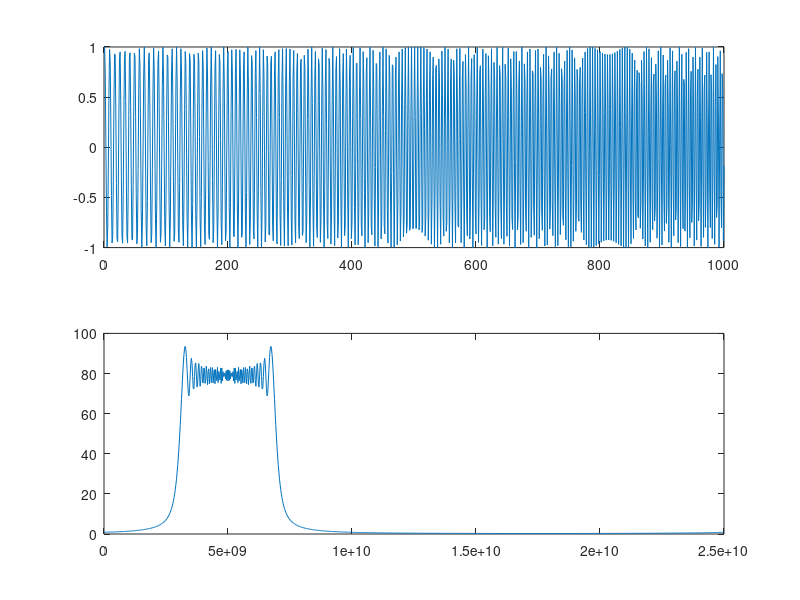
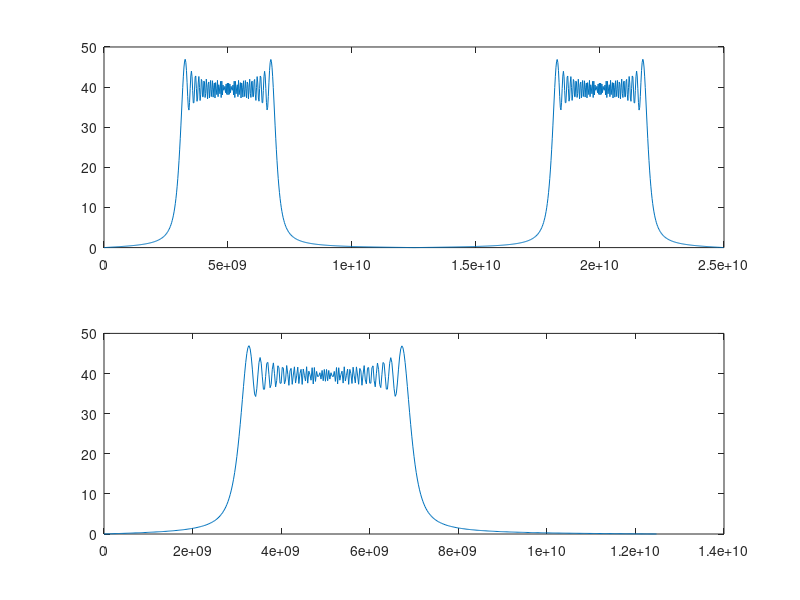

Source code (MATLAB) for these figures, in order: (Note: this script raises an error after producing the figures.)
%% Initial and introduction of the process
% Radar3D.m
% Created by Group 6 on 5/8/19.
close all; clear ; clc;

%% Radar Parameter
C=3.0e8;  %光速(m/s)
RF=200e9;  %雷达射频 1.57GHz

PulseNum=16;   %回波脉冲数
BandWidth=4.0e9;  %发射信号带宽 带宽B=1/τ，τ是脉冲宽度
TimeWidth=4.0e-8; %发射信号时宽
PRT=8e-7;   % 雷达发射脉冲重复周期(s),240us对应1/2*240*300=36000米最大无模糊距离
PRF=1/PRT;
Fs=2.5e10;  %采样频率
NoisePower=-20;%(dB);%噪声功率（目标为0dB）
Fc = 30e9;
Lambda=C/Fc;    %雷达工作波长

%% 目标参数
Target = load ('Information.txt');
SigPower = Target(:,1)'; %目标功率,无量纲 [5,1,100,10.250000000000000]
TargetDistance = Target(:,2)'; %目标距离,单位m  距离参数为[3000 8025 15800 8025]
TargetVelocity = Target(:,3)'; %目标径向速度 单位m/s  速度参数为[50 0 10000 100]
TargetAngle = round(Target(:,4))'; %目标角度 单位度 角度参数 [30 60 90 120]
TargetWaveNum = length(SigPower);
DelayNum = fix(Fs*2*TargetDistance/C);% 把目标距离换算成采样点（距离门） fix函数向0靠拢取整
TargetFd = 2*TargetVelocity/Lambda;%计算目标多卜勒频移2v/λ


%% 信号参数-产生线性调频信号

WaveNum=fix(Fs*TimeWidth);%回波的采样点数=脉压系数长度=暂态点数目+1
if mod(WaveNum,2)~=0
    WaveNum=WaveNum+1;
end   %把WaveNum变为偶数

Chirp = zeros(1,WaveNum);
RealChirp = zeros(1,WaveNum);
for i=-fix(WaveNum/2):fix(WaveNum/2)-1
    Ft = Fc*i/Fs+(1/2)*(BandWidth/TimeWidth)*(i/Fs)^2; %线性调频波指数幂
    Chirp(i+fix(WaveNum/2)+1)=exp(1i*2*pi*Ft); %exp(j*fi)*，产生复数矩阵Chirp
    RealChirp(i+fix(WaveNum/2)+1) =cos(2*pi*Ft);
end

figure(1);
subplot(2,1,1),plot(RealChirp);
subplot(2,1,2);
plot((0:Fs/WaveNum:Fs-Fs/WaveNum),abs(fft(Chirp)));
figure(2);
subplot(2,1,1);
fftR = fft(RealChirp);
subplot(2,1,1);
plot((0:Fs/WaveNum:Fs-Fs/WaveNum),abs(fftR));
subplot(2,1,2);
plot((0:Fs/WaveNum:Fs/2-Fs/WaveNum),abs(fftR(1:WaveNum/2)));

coeff=conj(fliplr(Chirp)); %把Chirp矩阵翻转取共轭，产生脉压系数
% 简单解释一下就是这里取的是 h(t) = x(^*)(t_0-t) 中 t_0 = 0 的情景

%% 码内正交解调  
LocalIQNum = 0:fix(WaveNum)-1;
M = 131126;     %131126点fft
local_oscillator_i=cos(LocalIQNum*Fc/Fs*2*pi);%i路本振信号
local_oscillator_q=sin(LocalIQNum*Fc/Fs*2*pi);%q路本振信号
fbb_i=local_oscillator_i.*RealChirp;%i路解调   先进行一个码元的求解脉冲压缩系数
fbb_q=local_oscillator_q.*RealChirp;%q路解调
window=chebwin(51,40); %切比雪夫窗函数
[b,a]=fir1(50,2*BandWidth/Fs,window); %b a 分别是经滤波器定义的分子分母系数向量
fbb_i=[fbb_i,zeros(1,25)];  %因为该FIR滤波器又25个采样周期的延迟，为了保证所有的有效信息全部通过滤波器，因此在信号后面扩展了25个0
fbb_q=[fbb_q,zeros(1,25)];
fbb_i=filter(b,a,fbb_i);   %I 路 Q路信号经过低通滤波器
fbb_q=filter(b,a,fbb_q);
fbb_i=fbb_i(26:end);%截取有效信息
fbb_q=fbb_q(26:end);%截取有效信息  
fbb=fbb_i+1i*fbb_q;
fbb_fft_result = fft(fbb);

figure(3);subplot(2,1,1),plot(fbb_i);
xlabel('t(单位：秒)');title('雷达发射信号码内解调后I路信号');
subplot(2,1,2),plot(fbb_q);
xlabel('t(单位：秒)');title('雷达发射信号码内解调后Q路信号');
figure(4)
plot((0:Fs/WaveNum:Fs/2-Fs/WaveNum),abs(fbb_fft_result(1:WaveNum/2)));
xlabel('频率f(单位 Hz)');title('雷达发射信号码内解调信号的频谱');


%% 相关参数计算
totalAngle = 120;
startAngle = 30;
deltaAngle = 3;

AngleNum = totalAngle/deltaAngle;
Sector = startAngle + deltaAngle*(1:AngleNum);

SampleNum=fix(Fs*PRT);%计算一个脉冲周期的采样点数；
AngleCirNum = SampleNum*AngleNum; 
%先完成一个角度的一整个线性调频，再依次完成剩余39个角度，最后循环16次脉冲；
TotalNum=SampleNum*PulseNum*AngleNum;%总的采样点数；
BlindNum=fix(Fs*TimeWidth);%计算一个脉冲周期的盲区-遮挡样点数；

%% 产生目标回波串
SignalAll=zeros(1,TotalNum);%所有脉冲的信号,先填0
for ang = 1:AngleNum
    detect = find (TargetAngle == Sector(ang));
    if ~isempty(detect)
        for k = detect % 依次产生各个目标
            fi=2*pi/10 * fix(10*rand);
            SignalTemp=zeros(1,SampleNum);% 一个PRT
            SignalTemp(DelayNum(k)+1:DelayNum(k)+WaveNum)=...
                sqrt(SigPower(k))*exp(1i*fi)*Chirp;
            %一个脉冲的1个目标（未加多普勒速度）(DelayNum(k)+1):(DelayNum(k)+WaveNum)
            Signal = zeros(1,TotalNum);
            SignalAng = zeros(1,AngleCirNum);
            SignalAng((ang-1)*SampleNum+1:ang*SampleNum)=SignalTemp;
            for i=1:PulseNum % 16个回波脉冲
                Signal((i-1)*AngleCirNum+1:i*AngleCirNum)=SignalAng;
                %每个目标把16个SignalTemp排在一起
            end
            FreqMove=exp(1i*2*pi*TargetFd(k)*(0:TotalNum-1)/Fs);
            %目标的多普勒速度*时间=目标的多普勒相移
            Signal=Signal.*FreqMove;%加上多普勒速度后的16个脉冲1个目标
            SignalAll=SignalAll+Signal;%加上多普勒速度后的16个脉冲4个目标
        end
    end
end

figure(5);
subplot(2,1,1);plot(real(SignalAll),'r-');title('目标信号的实部');...
grid on;zoom on;
subplot(2,1,2);plot(imag(SignalAll));title('目标信号的虚部');grid on;zoom on;


%% 总的回波信号
% 产生系统噪声信号
SystemNoise = normrnd(0,10^(NoisePower/10),1,TotalNum)...
    +1i*normrnd(0,10^(NoisePower/10),1,TotalNum);
%均值为0，标准差为10^(NoisePower/10)的噪声

%闭锁期无回波
EchoAll=SignalAll+SystemNoise;% +SeaClutter+TerraClutter，加噪声之后的回波
for i=1:PulseNum*AngleNum   %在接收机闭锁期,接收的回波为0
    EchoAll((i-1)*SampleNum+1:(i-1)*SampleNum+WaveNum)=0; %发射时接收为0
end
figure(6);%加噪声之后的总回波信号
subplot(2,1,1);plot(real(EchoAll),'r-');title('总回波信号的实部,闭锁期为0');
subplot(2,1,2);plot(imag(EchoAll));title('总回波信号的虚部,闭锁期为0');

%% 实信号回波生成
RealSignalAll=zeros(1,TotalNum);%所有脉冲的信号,先填0
for ang = 1:AngleNum
    detect = find (TargetAngle == Sector(ang));
    if ~isempty(detect)
        for k = detect % 依次产生各个目标
            fi=2*pi/10 * fix(10*rand);
            RealSignalTemp=zeros(1,SampleNum);% 一个PRT
            RealSignalTemp(DelayNum(k)+1:DelayNum(k)+WaveNum)=...
                sqrt(SigPower(k))*cos(fi)*RealChirp;
            %一个脉冲的1个目标（未加多普勒速度）(DelayNum(k)+1):(DelayNum(k)+WaveNum)
            RealSignal = zeros(1,TotalNum);
            RealSignalAng = zeros(1,AngleCirNum);
            RealSignalAng((ang-1)*SampleNum+1:ang*SampleNum)=RealSignalTemp;
            for i=1:PulseNum % 16个回波脉冲
                RealSignal((i-1)*AngleCirNum+1:i*AngleCirNum)=RealSignalAng;
                %每个目标把16个RealSignalTemp排在一起
            end
            RealFreqMove=cos(2*pi*TargetFd(k)*(0:TotalNum-1)/Fs);
            %目标的多普勒速度*时间=目标的多普勒相移
            RealSignal=RealSignal.*RealFreqMove;%加上多普勒速度后的16个脉冲1个目标
            RealSignalAll=RealSignalAll+RealSignal;%加上多普勒速度后的16个脉冲4个目标
        end
    end
end

figure(7);plot(RealSignalAll,'r-');title('实信号回波');...
grid on;zoom on;

% 产生系统噪声信号
RealSystemNoise = normrnd(0,10^(NoisePower/10),1,TotalNum);
%均值为0，标准差为10^(NoisePower/10)的噪声

%闭锁期无回波
RealEchoAll=RealSignalAll+RealSystemNoise;% +SeaClutter+TerraClutter，加噪声之后的回波
for i=1:PulseNum*AngleNum   %在接收机闭锁期,接收的回波为0
    RealEchoAll((i-1)*SampleNum+1:(i-1)*SampleNum+WaveNum)=0; %发射时接收为0
end
figure(8);%加噪声之后的总回波信号
plot(RealEchoAll,'r-');title('带杂波的实信号回波,闭锁期为0');

%% 回波信号整形
Folder = {'时域脉压','时频域脉压对比','频域脉压幅度','MTI','MTD','cfar'};
for i = 1:length(Folder)
    if exist(char(Folder(i)),'dir')
        rmdir(char(Folder(i)),'s')
    end
    mkdir(char(Folder(i)))
end

EchoRoute = reshape(RealEchoAll, [SampleNum,AngleNum,PulseNum]);
for argerich = 10:10:40%1 : AngleNum
    Echo = reshape(EchoRoute(:,argerich,:),1,[]);
    hugo = figure('visible','off');
    subplot(3,1,1)
    plot(real(Echo),'r-');title('总回波信号的实部,闭锁期为0');
    %% 实信号接收调制

    EchoNum=SampleNum*PulseNum;
    n=0:EchoNum-1;
    receiver_oscillator_i=cos(n*Fc/Fs*pi);%I路本振信号
    receiver_oscillator_q=cos(n*Fc/Fs*pi);%Q路本振信号
    s_echo_i=receiver_oscillator_i.* Echo;%I路解调
    s_echo_q=receiver_oscillator_q.* Echo;%Q路解调
    receiverwindow=chebwin(51,40);%这是采50阶cheby窗的FIR低通滤波器
    [Rb,Ra]=fir1(50,2*BandWidth/Fs,receiverwindow);
    s_echo_i=[s_echo_i,zeros(1,25)];
    s_echo_q=[s_echo_q,zeros(1,25)];
    s_echo_i=filter(Rb,Ra,s_echo_i);
    s_echo_q=filter(Rb,Ra,s_echo_q);
    s_echo_i=s_echo_i(26:end);%截取有效信息
    s_echo_q=s_echo_q(26:end);%截取有效信息
    s_echo_mf=s_echo_i+1i*s_echo_q;
    figure(9)
    subplot(2,1,1),plot((0:1/Fs:PulseNum*PRT-1/Fs),s_echo_i);
    xlabel('t(unit:s)'); title('雷达回波信号解调后的I路信号');

    subplot(2,1,2),plot((0:1/Fs:PulseNum*PRT-1/Fs),s_echo_q);
    xlabel('t(unit:s)'); title('雷达回波信号解调后的q路信号');

%     %% 时域脉压
%     pc_time0=conv(Echo,coeff);%pc_time0为Echo和coeff的卷积
%     pc_time1=pc_time0(WaveNum:length(Echo)+WaveNum-1);%去掉暂态点 WaveNum-1个
%     %figure(4);%时域脉压结果的幅度
%     subplot(3,1,2);plot(abs(pc_time0),'r-');title('时域脉压结果的幅度,有暂态点');
%     %pc_time0的模的曲线
%     subplot(3,1,3);plot(abs(pc_time1));title('时域脉压结果的幅度,无暂态点');
%     %pc_time1的模的曲线
%     filename=['时域脉压/扫描' num2str(Sector(argerich)) '度.png'];
%     saveas(hugo,filename)
%     close(gcf)
%     
%     %% 频域脉压
%     Echo_fft=fft(Echo,524288);
%     %理应进行length(Echo)+WaveNum-1点FFT,但为了提高运算速度,进行了8192点的FFT
%     coeff_fft=fft(coeff,524288);
%     pc_fft=Echo_fft.*coeff_fft;
%     pc_freq0=ifft(pc_fft);
%     hug1 = figure('visible','off');
%     subplot(2,1,1);plot(abs(pc_freq0(1:length(Echo)+WaveNum-1)));
%     title('频域脉压结果的幅度,有前暂态点');
%     subplot(2,1,2);
%     plot(abs(pc_time0(1:length(Echo)+WaveNum-1)-...
%             pc_freq0(1:length(Echo)+WaveNum-1)),'r');
%     title('时域和频域脉压的差别');
%     filename=['时频域脉压对比/扫描' num2str(Sector(argerich)) '度.png'];
%     saveas(hug1,filename)
%     close(gcf)
%     
%     pc_freq1=pc_freq0(WaveNum:length(Echo)+WaveNum-1);
%     %去掉暂态点 WaveNum-1个,后填充点若干(8192-WaveNum+1-length(Echo))
%     % ================按照脉冲号、距离门号重排数据=================================%
%     pc = zeros(PulseNum,SampleNum);
%     for i=1:PulseNum
%         pc(i,1:SampleNum)=pc_freq1((i-1)*SampleNum+1:i*SampleNum);
%         %每个PRT为一行，每行480个采样点的数据
%     end
%     hug2 = figure('visible','off');
%     plot(abs(pc(1,:)));title('频域脉压结果的幅度,没有暂态点');
%     filename=['频域脉压幅度/扫描' num2str(Sector(argerich)) '度.png'];
%     saveas(hug2,filename)
%     close(gcf)
    %% 脉冲压缩 
    coeff_fft=fft(coeff,M);
    for i=1:PulseNum
        s_echo_fft_result=fft(s_echo_mf(1,(i-1)*PRT*Fs+1:i*PRT*Fs),M);
        s_pc_fft=s_echo_fft_result.*coeff_fft;
        pc(i,:)=ifft(s_pc_fft,M);    
    end

    hug1 = figure('visible','off');
    plot(abs(pc(1,:)));%一个周期内三峰值点理论上为40 107 304
    
    filename=['频域脉压幅度/扫描' num2str(Sector(argerich)) '度.png'];
    saveas(hug1,filename)
    close(gcf)
    
    s_pc_result_1=pc;
    s_pc_result_1=reshape((s_pc_result_1)',1,PulseNum*M);   %%%%%%%%%%注意，这里由于reshape函数的算法，需要将矩阵转置才能首尾连在一起
    hug2 = figure('visible','off');
    subplot(2,1,1),plot((0:1/Fs:PulseNum*M/Fs-1/Fs),abs(s_pc_result_1)),
    %N_echo_frame*T_frame-ts
    xlabel('t(单位:s)'),title('脉冲压缩处理后结果（实部）');
    subplot(2,1,2),plot((0:1/Fs:PulseNum*M/Fs-1/Fs),imag(s_pc_result_1)),
    xlabel('t(单位:s)'),title('脉冲压缩处理后结果（虚部）');
    filename=['频域脉压幅度/扫描' num2str(Sector(argerich)) '度.png'];
    saveas(hug2,filename)
    close(gcf)
    %% MTI（动目标显示）,对消静止目标和低速目标---可抑制杂波%
    mti = zeros(PulseNum-1,SampleNum);
    for i=1:PulseNum-1  %滑动对消，少了一个脉冲
        mti(i,:)=pc(i+1,:)-pc(i,:);
    end
    hug3 = figure('visible','off');
    mesh(abs(mti));title('MTI  result');
    filename=['MTI/扫描' num2str(Sector(argerich)) '度.png'];
    saveas(hug3,filename)
    close(gcf)
    %% MTD（动目标检测）,区分不同速度的目标，有测速作用==%
    mtd_PulseNum = PulseNum-1;
    mtd=zeros(PulseNum,SampleNum);
    for i=1:SampleNum
        buff(1:(mtd_PulseNum))= mti(1:(mtd_PulseNum),i);
        buff_fft=fftshift(fft(buff)); %用fftshift将零频搬移到中间 这样可以方便观察速度正负
        mtd(1:mtd_PulseNum,i)=buff_fft(1:mtd_PulseNum)';
    end
    hug4 = figure('visible','off');
    mesh(abs(mtd));title('MTD  result');
    filename=['MTD/扫描' num2str(Sector(argerich)) '度.png'];
    saveas(hug4,filename)
    close(gcf);
    %% 找到多普勒——距离地图中峰值最高的目标 
    abs_mtd = abs(mtd); %对正交分量的复数求模
    max_target = max(max(abs_mtd));
    [row,cell] = find( abs_mtd == max_target);
    target_D = cell/Fs*C/2;
    target_V = ((abs(row - 8))/PulseNum)*PRF*(Lambda/2);
    %% 二维恒虚警 
    ex_PulseNum = mtd_PulseNum+4;
    ex_SampleNum = SampleNum+4;
    ex_mtd = zeros(ex_PulseNum ,ex_SampleNum);
    cfar_mtd = zeros(ex_PulseNum ,ex_SampleNum);
    T = 1.0;     %恒虚警CFAR 阈值因子

    for i = 3:(ex_PulseNum-2)
        for j = 3:(ex_SampleNum-2)         
              ex_mtd(i,j) = abs_mtd(i-2,j-2); %构建长宽每边都扩张两格的矩阵供恒虚警窗口检测     
        end
    end
  
    for i = 3:(ex_PulseNum-2)
        for j = 3:(ex_SampleNum-2)    %从有目标的窗口中进行检测
            cfar_sx = ex_mtd(i-2,j-2) + ex_mtd(i-2,j-1) +ex_mtd(i-1,j-2) +ex_mtd(i,j-2)+ex_mtd(i+1,j-2)+ex_mtd(i+2,j-2) + ex_mtd(i+2,j-1);                   
            cfar_sy = ex_mtd(i-2,j+1) + ex_mtd(i-2,j+2) +ex_mtd(i-1,j+2) +ex_mtd(i,j+2)+ex_mtd(i+1,j+2)+ex_mtd(i+2,j+1) + ex_mtd(i+2,j+2);
            cfar_s = T*min(cfar_sx, cfar_sy);      %使用GO—CFAR二维恒虚警，
            if (ex_mtd(i,j)>= cfar_s)
                cfar_mtd(i,j) = ex_mtd(i,j);
            end
        end
    end
    figure(100);mesh(abs(cfar_mtd));title('cfar  result');  
%     hug5 = figure('visible','off');
%     mesh(abs(mtd));title('MTD  result');
%     filename=['cfar/扫描' num2str(Sector(argerich)) '度.png'];
%     saveas(hug5,filename)
%     close(gcf);
end
